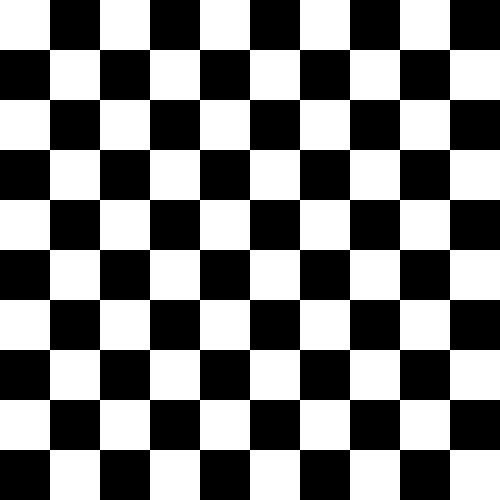
Frame 1 (no input)
Frame 60 (no input): identical to frame 1, image omitted
Frame 120 (the mouse pressed at the canvas centre since frame 60): identical to frame 1, image omitted

The p5.js sketch that drew this single still picture (run headless with seeded random() and noise() and a simulated clock; from frame 60 on, the mouse is pressed at the canvas centre):

// p5.js sketch
// ── sketch.js
//week 3 classwork assignment #2 (for loops) by Patrick Moraitis & Yu Shi

function setup() {
  createCanvas(500,500);
  noStroke();
}

function draw() {
  //first loop defines the columns
  for(var i=0; i<=10; i++){
    //inner loop defines the rows
    for(var j=0; j<=10; j++){

      //if the row is odd/even, make the colors white/black per cell, respectively
      if(j%2){
        if(i%2){
          fill(255);
          //50 refers to the size of the cell
          rect(50*i, 50*j, 50, 50);
        }else{
          fill(0);
          rect(50*i, 50*j, 50, 50);
        }
      }
      //otherwise, reverse the colors
      else{
      
        if(i%2){
          fill(0);
          rect(50*i, 50*j, 50, 50);
        }else{
          fill(255);
          rect(50*i, 50*j, 50, 50);
        }
      }
    }
  }
}

//class tutorial below

/*

var numCircles = 20;
var scalar = 1.0;

function setup() {
  createCanvas(windowWidth,windowHeight);
}

function draw() {
  background(255);
  scale(scalar);
  for(var i=1; i<= numCircles; i++){
    fill(random(255), random(255), random(255));
    ellipse(width/2, height/2, width/i, height/i)
  }
  scalar-=0.001;
}

*/
